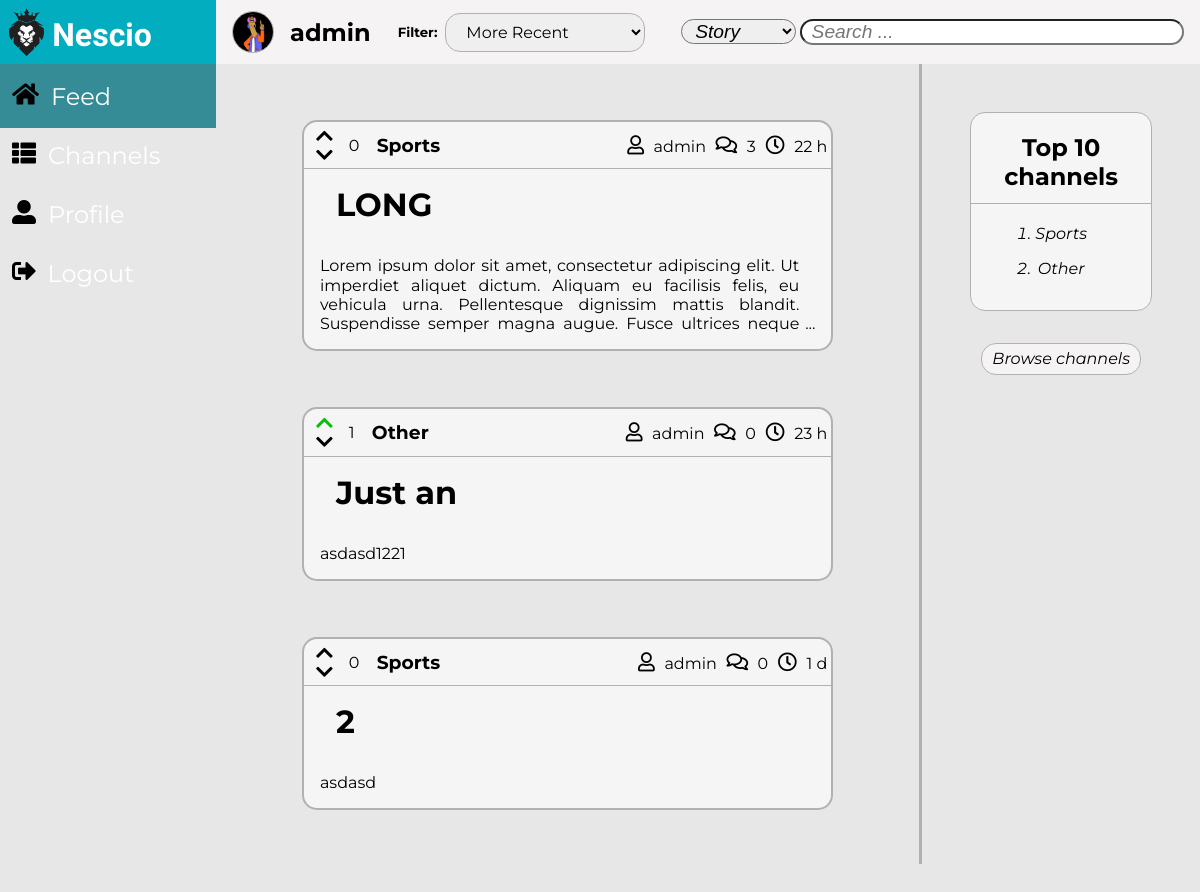
The app's page /pages/feed.php (signed in) with its own data.
### tables this page shows
CREATE TABLE Story(
    storyID INTEGER NOT NULL PRIMARY KEY,
    storyTitle TEXT NOT NULL,
    storyContent TEXT NOT NULL,
    storyPoints INTEGER,
    storyAuthor TEXT NOT NULL REFERENCES User(username),
    storyComments INTEGER NOT NULL,
    storyTime TEXT NOT NULL,
    channelName TEXT NOT NULL REFERENCES Channel(name)       
);

### pages/feed.php (called while the page is built, shortened)
<?php
    include_once('../includes/functions.php');
    include_once('../templates/tpl_common.php');
    include_once('../templates/tpl_stories.php');
    include_once('../templates/tpl_general_aside.php');
    include_once('../database/db_user.php');
    $username = $_SESSION['username'];
    $filter = isset($_GET['filter']) ? $_GET['filter'] : 2;
    $searchFilter = isset($_GET['searchFilter']) ? $_GET['searchFilter'] : 2;
    $stories = isset($_GET['search']) ? get_search_stories($filter, $searchFilter, $_GET['search']) : get_user_channel_stories($username, $filter);
    $storiesVotes = []; $votedStories = [];
    foreach($stories as $story) {
      $votes = get_story_votes($story['storyID']);
      $storiesVotes[$story['storyID']] = $votes == null ? 0 : $votes;
      $votedStories[$story['storyID']] = get_user_story_vote($username, $story['storyID']);
    }
    draw_stories(htmlentities_all($stories), htmlentities_all($storiesVotes), htmlentities_all($votedStories));
?>

### includes/functions.php (called while the page is built, shortened)
<?php function orderBy($value) {
    switch($value) {
    default:
        return 'storyID DESC';
    break;
    }
}
function data_converter($storyTime) {
    $newStoryTime = new DateTime(date('Y-m-d H:i:s'));
    $oldStoryTime = new DateTime($storyTime);
    $interval = date_diff($newStoryTime, $oldStoryTime);
    if($interval->format('%y') !== '0')
        return $interval->format('%y Y');
    else if($interval->format('%m') !== '0')
        return $interval->format('%m M');
    else if($interval->format('%d') !== '0')
        return $interval->format('%d d');
    else if($interval->format('%h') !== '0')
        return $interval->format('%h h');
    else if($interval->format('%i') !== '0')
        return $interval->format('%i m');
    else
        return $interval->format('%s s');
}
?>

### database/db_user.php (called while the page is built, shortened)
<?php
    include_once('../includes/functions.php');
    function get_user_channel_stories($username, $filter) {
      $db = Database::instance()->db();
      $stmt = $db->prepare('SELECT * FROM Story WHERE Story.channelName IN (
                            SELECT channelName FROM Subscription WHERE username = ?) ORDER BY ' . orderBy($filter));
      $stmt->execute(array($username));
      return $stmt->fetchAll();
    }
?>

### templates/tpl_stories.php (the view, shortened to what this page needs)
<?php function draw_stories($stories, $storiesVotes, $votedStories) { ?>
    <div id="masterStories">
        <form method="get" action="../pages/story.php">
            <section id="stories">  <?php
                foreach($stories as $story) { ?>
                    <article id="<?= $story['storyID'] ?>" class="storyArticle">
                        <header id="storyHeader">
                            <div id="story_<?= $story['storyID'] ?>_votes" >
                                <div>
                                    <?php
                                        if($votedStories[$story['storyID']] == 1) { ?>
                                            <div class="votes">
                                                <div>
                                                    <i id="voteUp" class="fas fa-chevron-up"></i>
                                                    <i class="fas fa-chevron-down"></i>
                                                </div>
                                                <span class="storyVotes"><?= htmlentities($storiesVotes[$story['storyID']]) ?></span>
                                            </div>
                                        <?php }
                                        else if($votedStories[$story['storyID']] == -1) { ?>
                                            <div class="votes">
                                                <div>
                                                    <i class="fas fa-chevron-up"></i>
                                                    <i id="voteDown" class="fas fa-chevron-down"></i>
                                                </div>
                                                <span class="storyVotes"><?= htmlentities($storiesVotes[$story['storyID']]) ?></span>
                                            </div>
                                        <?php }
                                        else { ?>
                                            <div class="votes">
                                                <div>
                                                    <i class="fas fa-chevron-up"></i>
                                                    <i class="fas fa-chevron-down"></i>
                                                </div>
                                                <span class="storyVotes"><?= htmlentities($storiesVotes[$story['storyID']]) ?></span>
                                            </div>
                                        <?php }
                                    ?>
                                    <a href="../pages/channel.php?channelName=<?= $story['channelName'] ?>"><h3><?= $story['channelName'] ?></h3></a>
                                </div>
                                <div>
                                    <a class="author" href="../pages/profile.php?username=<?= $story['storyAuthor'] ?>"><i class="far fa-user"></i><?= $story['storyAuthor'] ?></a>
                                    <a class="comments" href="../pages/story.php?storyID=<?= $story['storyID'] ?>#comments"><i class="far fa-comments"></i><?= $story['storyComments'] ?></a>
                                    <span class="date"><i class="far fa-clock"></i><?= data_converter($story['storyTime']) ?></span>
                                </div>
                            </div>
                            <div>
                                <h1><?= $story['storyTitle'] ?></h1>
                            </div>
                        </header>
                        <div id="storySinopse">
                            <p><?= $story['storyContent'] ?></p>
                        </div>
                    </article>
                <?php } ?>
            </section>
        </form>
    </div>
<?php } ?>

### css/common.css (style rules this page uses)
:root { --background-color: rgb(231, 231, 231); --background-header-color: rgb(3, 173, 192); --background-menu-color: rgb(53, 140, 151); --background-toolBar-color: rgb(245, 243, 243); --site-name-color: white; --site-name-font: 'Exo', sans-serif; --menu-color: white; --menu-icons-color: black; --menu-font: 'Montserrat', sans-serif; --toolBar-font: 'Montserrat', sans-serif; --toolBar-info-font-size: 1.5em; --toolBar-filter-font-size: 1em; --border-color: rgb(177, 177, 177); --messages-font: 'Montserrat', sans-serif; --success-fg-color: rgb(86, 155, 13); --error-fg-color: rgb(218, 2, 13); }
body { margin: 0em; display: grid; height: 100%; overflow: hidden; grid-template-columns: auto 5.5fr 2fr; grid-template-rows: 4em 100%; grid-template-areas: "header toolBar toolBar" "menu content aside"; background-color: var(--background-color); }
a { text-decoration: none; }

### css/stories.css (style rules this page uses)
:root { --background-color: rgb(231, 231, 231); --background-story-color: whitesmoke; --hover-font-color: rgb(3, 173, 192); --story-title-font: 'Montserrat', sans-serif; --story-header-font: 'Montserrat', sans-serif; --story-text-font: 'Montserrat', sans-serif; --border-color: rgb(177, 177, 177); }
#masterStories { grid-area: content; width: 100%; height: 100%; overflow: hidden; }
#stories { margin: 0%; width: 100%; max-height: 95%; overflow-y: auto; padding-right: 20px; }
#stories > article { margin: 3.5em auto; width: 75%; height: auto; border-radius: 15px; border: solid var(--border-color) 2px; background-color: var(--background-story-color); }
#storyHeader div { display: flex; justify-content: space-between; }
#storyHeader > div:first-child h3 { margin: 0em; }
#storyHeader > div:first-child > * { margin: 0.25em; font-family: var(--story-header-font); }
#storyHeader > div:first-child > * > * > * { padding: 0em 0.5em; }
#storyHeader > div:first-child { border-bottom: solid var(--border-color) 1px; }
#storyHeader > div:last-child { padding: 0em; justify-content: flex-start; flex-direction: column; display: flex; }
#storyHeader i { padding-top: 0.25em; font-size: 1.2em; }
#storyHeader a , span { margin: auto 0em; }
a { color: black; }
.storyVotes { padding: 0em; }
#storyHeader div:first-child div:first-child div:first-child > div { flex-direction: column; display: flex; }
#storyHeader div:first-child div:first-child div:first-child > div i { padding: 0em; }
#storyHeader div:last-child h1 { margin: 0em; padding: 0.5em 0em 0.5em 1em; width: auto; height: auto; font-family: var(--story-title-font); font-size: 2em; }
#storySinopse { margin: 0em; padding: 1em 1em 1em 1em; max-height: 5em; max-width: 100%; overflow: hidden; font-family: var(--story-text-font); }
#storySinopse > p { overflow: hidden; position: relative; line-height: 1.2em; max-height: 4.8em; padding-right: 1em; margin: 0em; text-align: justify; }
#storySinopse > p:before { right: 0; bottom: 0; position: absolute; content: '...'; }
#storySinopse > p:after { right: 0; width: 1em; height: 1em; margin-top: 0.2em; position: absolute; content: ''; background: var(--background-story-color); }
#voteUp { color:rgb(9, 190, 9); }

### css/general_aside.css (style rules this page uses)
:root { --background-color: rgb(231, 231, 231); --background-story-color: whitesmoke; --story-text-font: 'Montserrat', sans-serif; --aside-img-font-size: 15em; --aside-username-font: 'Exo', sans-serif; --aside-username-font-size: 2em; --aside-text-font: 'Montserrat', sans-serif; --aside-button-font-size: 1em; --aside-button-background-color: rgb(245, 243, 243); --aside-button-background-color-hover: rgb(3, 173, 192); --success-fg-color: rgb(86, 155, 13); --error-fg-color: rgb(218, 2, 13); --border-color: rgb(177, 177, 177); }

### records on screen
story: storyID "0", channelName "Sports", storyAuthor "admin", storyComments "3", storyTime "22 h", storyTitle "LONG", storyContent "Lorem ipsum dolor sit amet, consectetur adipiscing elit. Ut imperdiet aliquet dictum. Aliquam eu facilisis felis, eu vehicula urna. Pellentesque dignissim mattis blandit. Suspendisse semper magna augue. Fusce ultrices neque…"
story: storyID "1", channelName "Other", storyAuthor "admin", storyComments "0", storyTime "23 h", storyTitle "Just an", storyContent "asdasd1221"
story: storyComments "0", channelName "Sports", storyAuthor "admin", storyTime "1 d", storyTitle "2", storyContent "asdasd"

### other values on screen
$username "admin"
$channel['channelName'] "Sports"
$channel['channelName'] "Other"
